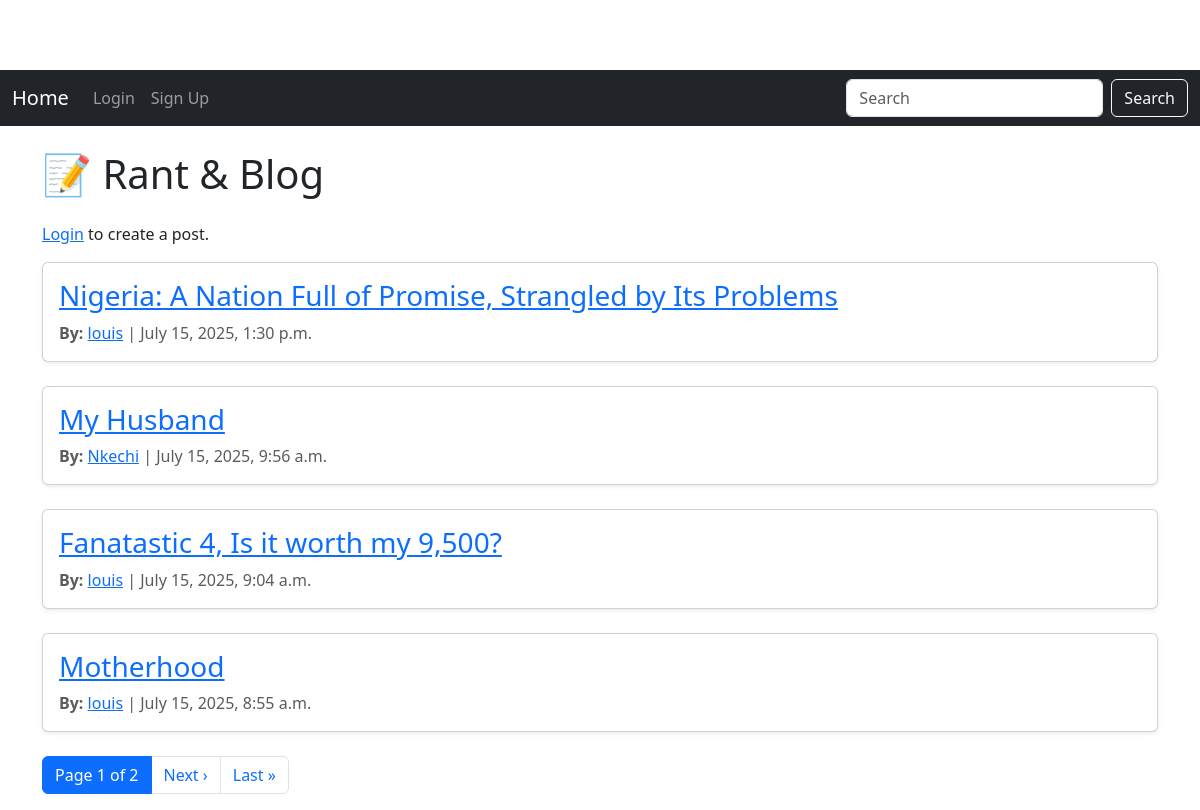
The app's page /, older data.
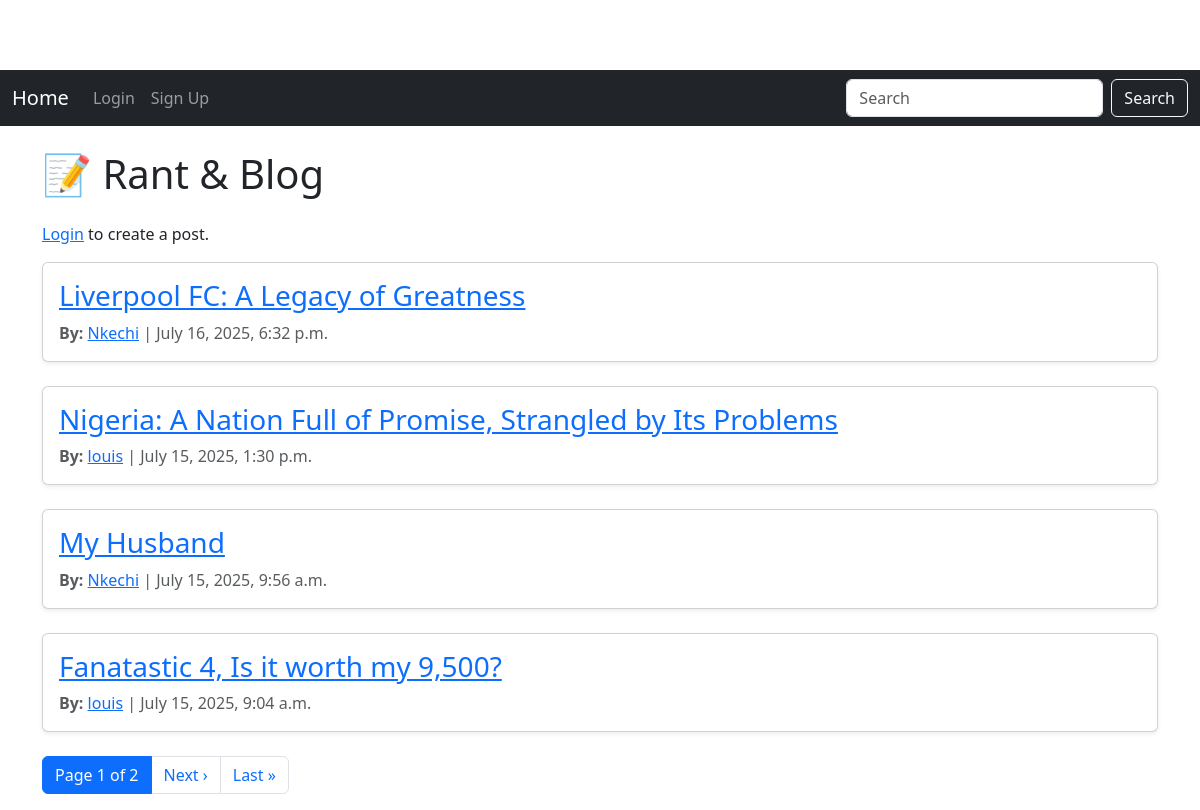
The same page, newer data.
### blog/models.py (models this page shows, shortened)
class Post(models.Model):
    title = models.CharField(max_length=200)
    body = models.TextField()
    author = models.ForeignKey(User, on_delete=models.CASCADE)
    created_at = models.DateTimeField(auto_now_add=True) #Timestamp when post is created.
    updated_at = models.DateTimeField(auto_now=True) #Updates whenever post is edited.
    image = models.ImageField(upload_to='article_images/', blank=True, null=True)

### blog/views.py (the view)
# urls.py: path('', views.post_list, name='post_list'), #list view
def post_list(request):
    query = request.GET.get('q')
    posts = Post.objects.all()
    if query:
        posts = posts.filter(
            Q(title__icontains=query) | Q(body__icontains=query)
        )
    posts = posts.order_by('-created_at')  # Sort before pagination
    paginator = Paginator(posts, 4)
    page_number = request.GET.get('page')
    page_obj = paginator.get_page(page_number)
    return render(request, 'blog/post_list.html', {'page_obj': page_obj, 'query': query})

### blog/templates/blog/post_list.html (shortened to what this page needs)
{% extends 'blog/base.html' %}
{% block content %}
<h1 class="mb-4">📝 Rant & Blog </h1>
{% if user.is_authenticated %}
    <p>
        <a class="btn btn-success mb-3" href="{% url 'post_create' %}">+ New Post</a>
    </p>
{% else %}
    <p>
        <a href="{% url 'login' %}">Login</a> to create a post.
    </p>
{% endif %}
{% for post in page_obj %}
    <div class="card mb-4 shadow-sm">
        <div class="card-body">
            <h3 class="card-title">
                <a href="{% url 'post_detail' pk=post.pk %}">{{ post.title }}</a>
            </h3>
            <p class="card-text text-muted">
                <strong>By:</strong>
                <a href="{% url 'user_profile' username=post.author.username %}">{{ post.author.username }}</a>
                | {{ post.created_at }}
            </p>
        </div>
    </div>
{% empty %}
    <p class="text-danger">No posts found{{ request.GET.q|yesno:", matching your search." }}</p>
{% endfor %}
<div class="pagination mt-4">
    <nav aria-label="Page navigation">
        <ul class="pagination justify-content-center">
            <li class="page-item active">
                <span class="page-link">
                    Page {{ page_obj.number }} of {{ page_obj.paginator.num_pages }}
                </span>
            </li>
            {% if page_obj.has_next %}
                <li class="page-item">
                    <a class="page-link" href="?{% if request.GET.q %}q={{ request.GET.q }}&{% endif %}page={{ page_obj.next_page_number }}">Next ›</a>
                </li>
                <li class="page-item">
                    <a class="page-link" href="?{% if request.GET.q %}q={{ request.GET.q }}&{% endif %}page={{ page_obj.paginator.num_pages }}">Last »</a>
                </li>
            {% endif %}
        </ul>
    </nav>
</div>
{% endblock %}

### blog/templates/blog/base.html (shortened to what this page needs)
<!DOCTYPE html>
<html lang="en">
<head>
    <link href="https://cdn.jsdelivr.net/npm/bootstrap@5.3.2/dist/css/bootstrap.min.css" rel="stylesheet">
</head>
<body>
    <nav class="navbar navbar-expand-lg navbar-dark bg-dark mb-4 sticky-top">
      <div class="container-fluid">
        <a class="navbar-brand" href="{% url 'post_list' %}">Home</a>
        <div class="collapse navbar-collapse" id="navbarResponsive">
          <ul class="navbar-nav me-auto mb-2 mb-lg-0">
            {% if user.is_authenticated %}
            <li class="nav-item">
              <a class="nav-link" href="{% url 'post_create' %}">New Post</a>
            </li>
            <li class="nav-item">
              <li class="nav-item">
                <form method="post" action="{% url 'logout' %}">
                  {% csrf_token %}
                  <button type="submit" class="btn nav-link text-white border-0 bg-transparent" style="cursor: pointer; padding-top: 8px;">
                    Logout
                  </button>
                </form>
              </li>
            </li>
            {% else %}
            <li class="nav-item">
              <a class="nav-link" href="{% url 'login' %}">Login</a>
            </li>
            <li class="nav-item">
              <a class="nav-link" href="{% url 'signup' %}">Sign Up</a>
            </li>
            {% endif %}
          </ul>
          <form method="get" action="{% url 'post_list' %}" class="d-flex" role="search">
            <input class="form-control me-2" type="search" name="q" placeholder="Search" value="{{ request.GET.q }}">
            <button class="btn btn-outline-light" type="submit">Search</button>
          </form>
        </div>
      </div>
    </nav>
    <div class="container">
        {% block content %}{% endblock %}
    </div>
</body>
</html>

### blog/templates/blog/base.html (style rules this page uses)
body { padding-top: 70px; }

Row changes from the older to the newer data that the page shows:
no longer on this page (row unchanged): Post: title "Motherhood", author.username "louis", created_at "July 15, 2025, 8:55 a.m."
added Post: title "Liverpool FC: A Legacy of Greatness", author.username "Nkechi", created_at "July 16, 2025, 6:32 p.m."
